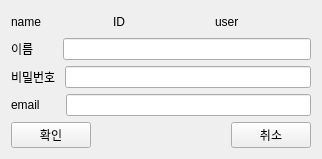
<?xml version="1.0" encoding="UTF-8"?>
<ui version="4.0">
 <class>widget</class>
 <widget class="QWidget" name="widget">
  <property name="geometry">
   <rect>
    <x>0</x>
    <y>0</y>
    <width>322</width>
    <height>159</height>
   </rect>
  </property>
  <property name="windowTitle">
   <string>사용자 정보 변경</string>
  </property>
  <layout class="QGridLayout" name="gridLayout">
   <item row="2" column="0">
    <layout class="QHBoxLayout" name="horizontalLayout_2">
     <item>
      <widget class="QLabel" name="label_4">
       <property name="text">
        <string>비밀번호 </string>
       </property>
      </widget>
     </item>
     <item>
      <widget class="QLineEdit" name="le_pass"/>
     </item>
    </layout>
   </item>
   <item row="0" column="0">
    <layout class="QHBoxLayout" name="horizontalLayout_4">
     <item>
      <widget class="QLabel" name="lbl_name">
       <property name="text">
        <string>name</string>
       </property>
      </widget>
     </item>
     <item>
      <widget class="QLabel" name="lbl_id">
       <property name="text">
        <string>ID</string>
       </property>
      </widget>
     </item>
     <item>
      <widget class="QLabel" name="lbl_mode">
       <property name="text">
        <string>user</string>
       </property>
      </widget>
     </item>
    </layout>
   </item>
   <item row="1" column="0">
    <layout class="QHBoxLayout" name="horizontalLayout">
     <item>
      <widget class="QLabel" name="label_3">
       <property name="text">
        <string>이름       </string>
       </property>
      </widget>
     </item>
     <item>
      <widget class="QLineEdit" name="le_name"/>
     </item>
    </layout>
   </item>
   <item row="4" column="0">
    <layout class="QHBoxLayout" name="horizontalLayout_5">
     <item>
      <widget class="QPushButton" name="btn_ok">
       <property name="text">
        <string>확인</string>
       </property>
      </widget>
     </item>
     <item>
      <spacer name="horizontalSpacer">
       <property name="orientation">
        <enum>Qt::Horizontal</enum>
       </property>
       <property name="sizeHint" stdset="0">
        <size>
         <width>40</width>
         <height>20</height>
        </size>
       </property>
      </spacer>
     </item>
     <item>
      <widget class="QPushButton" name="btn_can">
       <property name="text">
        <string>취소</string>
       </property>
      </widget>
     </item>
    </layout>
   </item>
   <item row="3" column="0">
    <layout class="QHBoxLayout" name="horizontalLayout_3">
     <item>
      <widget class="QLabel" name="label_5">
       <property name="text">
        <string>email      </string>
       </property>
      </widget>
     </item>
     <item>
      <widget class="QLineEdit" name="le_email"/>
     </item>
    </layout>
   </item>
  </layout>
 </widget>
 <resources/>
 <connections/>
</ui>
